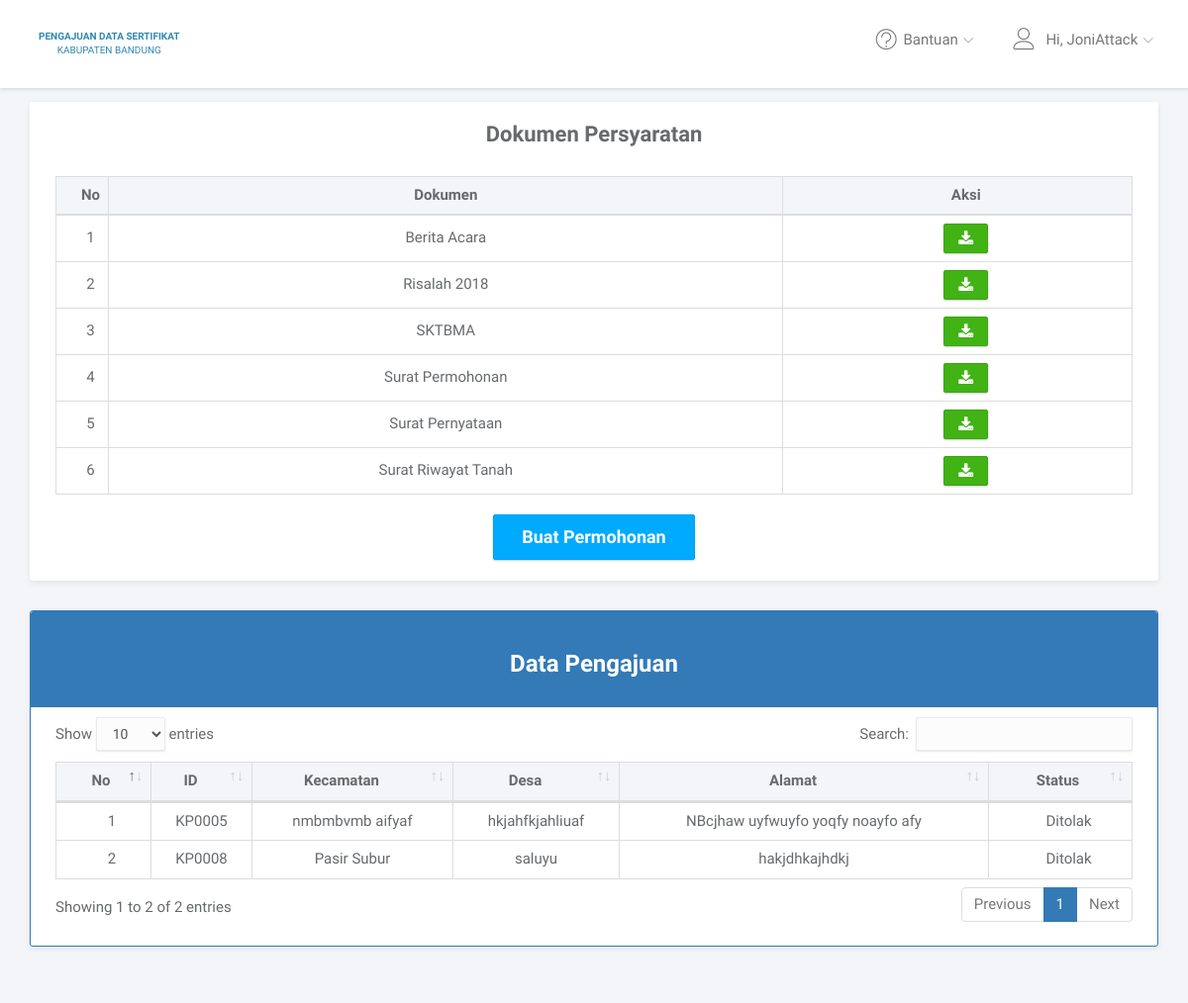
Before: /pemohon/index.php (signed in) with the older database file.
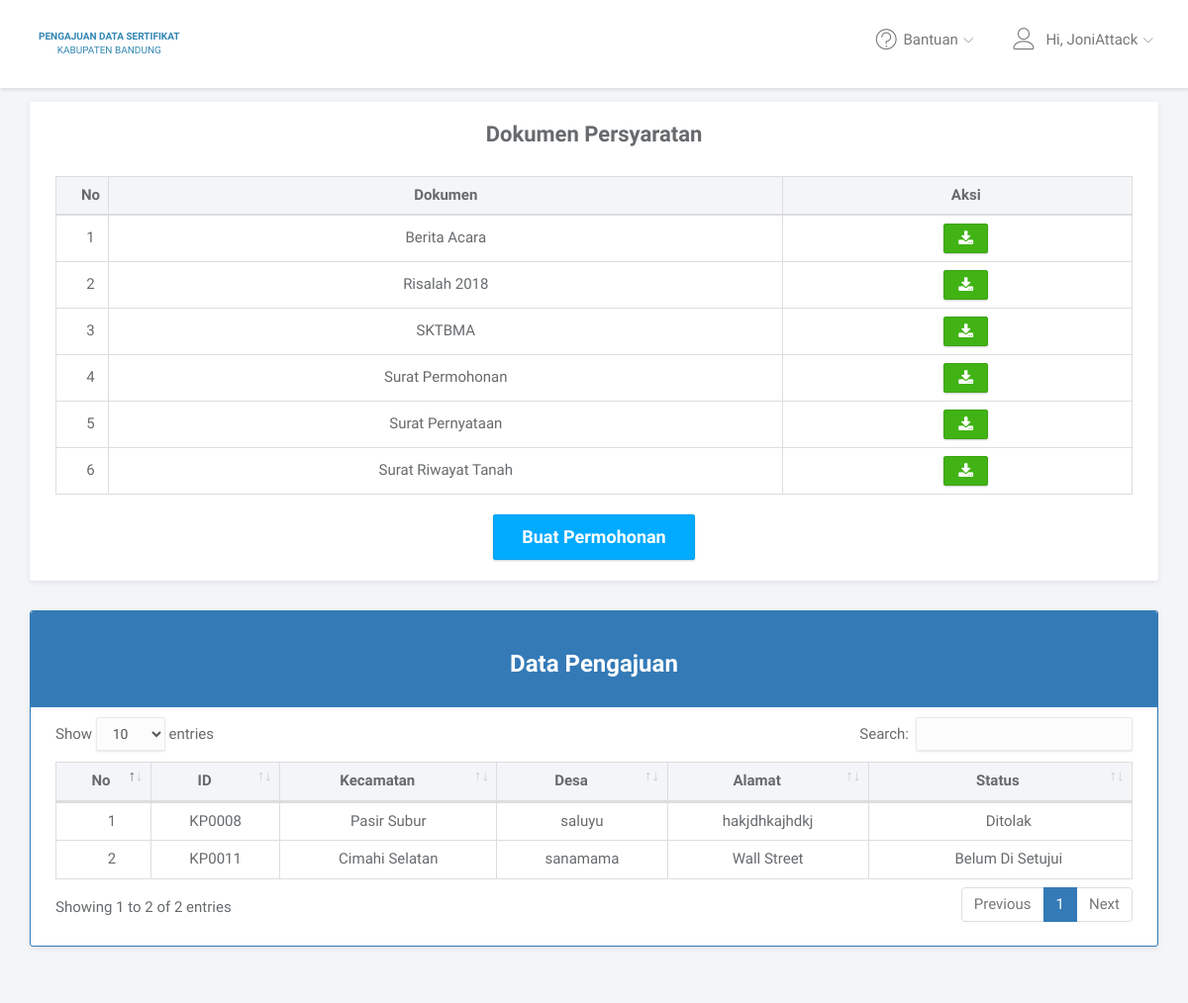
After: the same page with the newer database file.
### tables this page shows
CREATE TABLE `permohonan` (
  `id_permohonan` varchar(6) NOT NULL,
  `id_user` int(5) NOT NULL,
  `kecamatan` varchar(255) NOT NULL,
  `desa` varchar(255) NOT NULL,
  `alamat` text NOT NULL,
  `status` enum('Belum Di Setujui','Disetujui','Ditolak') NOT NULL,
  `notif` enum('read','unread') NOT NULL,
  `notif_fisik` enum('read','unread') NOT NULL,
  `notif_yuridis` enum('read','unread') NOT NULL,
  `date_created` datetime NOT NULL DEFAULT CURRENT_TIMESTAMP
);

### pemohon/index.php (the view, shortened to what the changed rows need)
<?php
include '../core/conn.php';
	$id_user = $_SESSION['id_user'];
	$data = mysqli_query($connection, "SELECT * FROM permohonan WHERE id_user = $id_user");
?>
<!DOCTYPE html>
<html lang="en">
<head>
	<link rel="stylesheet" href="../user/assets/vendor/bootstrap/css/bootstrap.min.css">
	<link rel="stylesheet" href="../user/assets/vendor/font-awesome/css/font-awesome.min.css">
	<link rel="stylesheet" href="../user/assets/vendor/linearicons/style.css">
	<link rel="stylesheet" href="../user/assets/vendor/datatables/dataTables.bootstrap4.css">
	<link rel="stylesheet" href="../user/assets/vendor/datatables/dataTables.bootstrap4.min.css">
	<link rel="stylesheet" href="../user/assets/css/main.css">
	<link rel="stylesheet" href="../user/assets/css/demo.css">
</head>
<body>
	<div>
		<div class="main">
			<div class="main-content">
				<div class="container">
					<div class="panel panel-headline">
						<div class="panel-heading text-center">
							<h3 class="panel-title"><b>Dokumen Persyaratan</b></h3><br>
				              <table class="table table-bordered" width="100%" cellspacing="0" id="mydata">
				                <thead style="background: #f3f5f8">
				                    <tr>
				                        <th style="text-align:center;width:40px;"><b>No</th>
				                        <th style="text-align:center;"><b>Dokumen</th>
				                        <th style="text-align:center;"><b>Aksi</th>
				                    </tr>
				                </thead>
				              </table>
						</div>
				</div>
			</div>
			<div class="container">
				<div class="panel panel-primary">
					<div class="panel-body">
						<table class="table table-bordered" id="dataTables" cellspacing="0" width="100%">
							<thead style="background: #f3f5f8">
								<tr style="text-align:center;">
									<th style="text-align:center;width:40px;">No</th>
									<th style="text-align: center;">ID</th>
									<th style="text-align: center;">Kecamatan</th>
									<th style="text-align: center;">Desa</th>
									<th style="text-align: center;">Alamat</th>
									<th style="text-align: center;">Status</th>
								</tr>
							</thead>
							<tbody>
								<?php
								  $no = 0;
					              while($d = mysqli_fetch_array($data)){
					              	$no++;
					            ?>
					            <tr>
					            	<td style="text-align: center;"><?php echo $no; ?></td>
					            	<td style="text-align: center;"><?=$d['id_permohonan'];?></td>
					            	<td style="text-align: center;"><?=$d['kecamatan'];?></td>
					            	<td style="text-align: center;"><?=$d['desa'];?></td>
					            	<td style="text-align: center;"><?=$d['alamat'];?></td>
					            	<td style="text-align: center;"><?=$d['status'];?></td>
					            </tr>
					        <?php } ?>
							</tbody>
						</table>
					</div>
				</div>
			</div>
		</div>
	</div>
</body>
</html>

Changed rows visible on the page:
removed permohonan: id_permohonan "KP0005", kecamatan "nmbmbvmb aifyaf", desa "hkjahfkjahliuaf", alamat "NBcjhaw uyfwuyfo yoqfy noayfo afy", status "Ditolak"
added permohonan: id_permohonan "KP0011", kecamatan "Cimahi Selatan", desa "sanamama", alamat "Wall Street", status "Belum Di Setujui"
